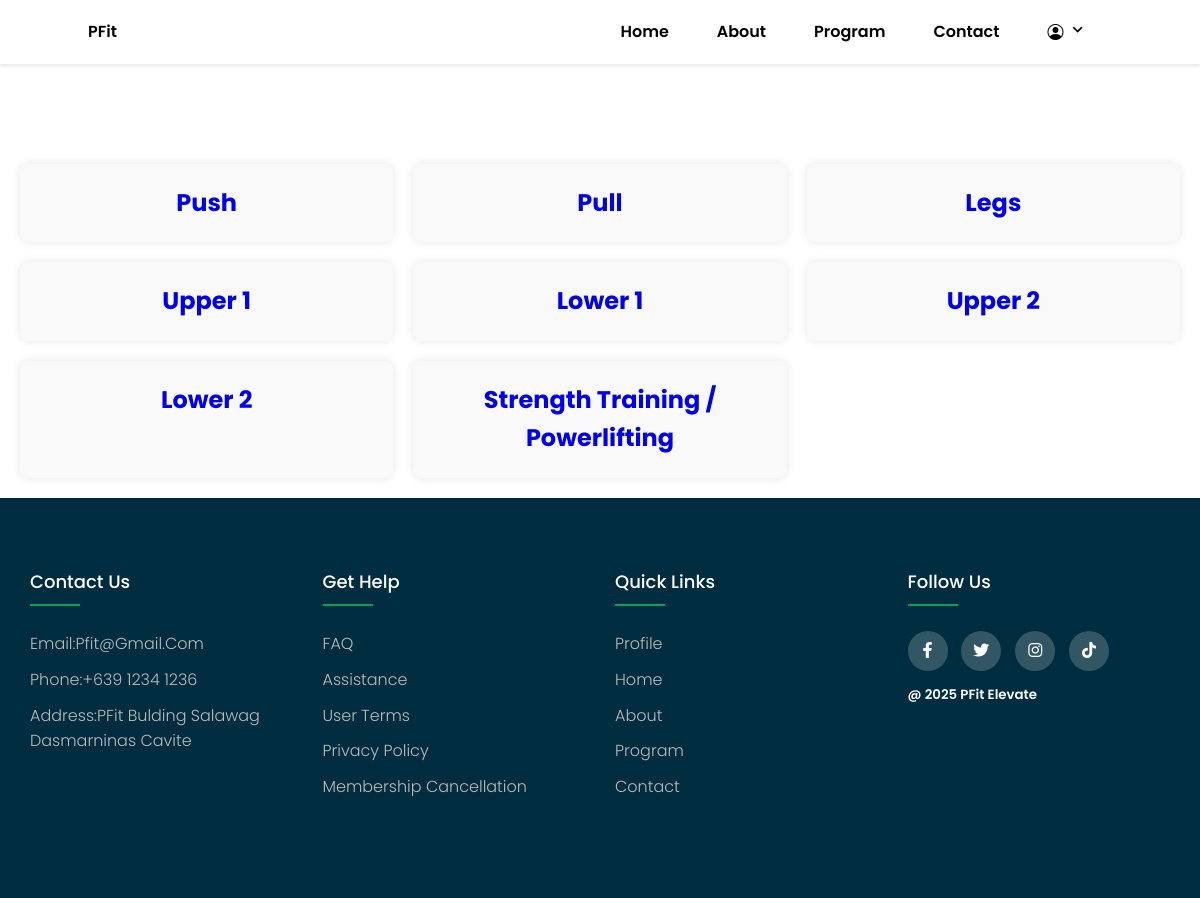
The app's page /workoutplans/ with its own data.
### app/models.py (models this page shows, shortened)
class WorkoutPlan(models.Model):
    workoutPlanID = models.AutoField(primary_key=True)
    workoutPlanName = models.CharField(max_length=100)
    workoutGoal = models.ManyToManyField(Goals)
    workoutPlanDescription = models.TextField()
    workoutProgram = models.TextField(max_length=1200)

### app/views.py (the view)
# urls.py: path('workoutplans/', WorkoutListView.as_view(), name='workoutplan_list'),
class WorkoutListView(ListView):
    model = WorkoutPlan
    context_object_name = 'workoutplan_detail'
    template_name = 'apps/homepages/workoutplanview.html'

### app/templates/apps/homepages/workoutplanview.html (shortened to what this page needs)
{% extends 'apps/homepages/homepagebase.html'%}
{% load static %}
{% block content%}
<link rel="stylesheet" href="{% static 'css/profile_info.css' %}">
<div class="detail-view">
    <div class="grid-container">
        {% for workoutplan in workoutplan_detail %}
            <div class="grid-item">
                <a href="{% url 'workoutplan_detail' workoutplan.pk %}">
                    <h2>{{ workoutplan.workoutPlanName }}</h2>
                </a>
            </div>
        {% endfor %}
    </div>
</div>
{% include 'apps/homepages/footer.html' %}
{% endblock content %}

### static/css/homepage.css (style rules this page uses)
* { box-sizing: border-box; }
body { margin: 0; font-family: 'Montserrat', sans-serif; line-height: 1.6; }

### static/css/navbar.css (style rules this page uses)
:root { --header-height: 3rem; --first-color: black; --first-color-light: #00A359; --dark-color: black; --white-color: black; --body-font: 'Montserrat', 'sans-serif'; --nav-name-font-size: 1.2rem; --normal-font-size: 1rem; --z-fixed: 100; }
* { box-sizing: border-box; }
@media screen and (min-width: 768px) { :root { --nav-name-font-size: 1rem; --normal-font-size: 1rem; } }
body { margin: var(--header-height) 0 0 0; font-family: var(--body-font); font-size: var(--normal-font-size); font-weight: 600; line-height: 1.6; }
a { text-decoration: none; }
@media screen and (min-width: 768px) { body { margin: 0; } }

### static/css/profile_info.css (style rules this page uses)
html { scroll-behavior: smooth ; scroll-padding: 120px; }
.detail-view { display: flex; justify-content: center; align-items: center; padding: 20px; margin-top: 12%; }
.grid-container { display: grid; grid-template-columns: repeat(3, 1fr); gap: 20px; width: 100%; max-width: 1200px; }
.grid-item { background-color: #f9f9f9; padding: 20px; border-radius: 8px; box-shadow: 0 0 10px rgba(0, 0, 0, 0.1); text-align: center; }
.grid-item h2 { margin: 0; font-size: 1.5em; }

### static/css/footer.css (style rules this page uses)
body { font-family: 'Poppins', sans-serif; }
* { margin:0; padding:0; box-sizing: border-box; }

### records on screen
WorkoutPlan: workoutPlanName "Push"
WorkoutPlan: workoutPlanName "Pull"
WorkoutPlan: workoutPlanName "Legs"
WorkoutPlan: workoutPlanName "Upper 1"
WorkoutPlan: workoutPlanName "Lower 1"
WorkoutPlan: workoutPlanName "Upper 2"
WorkoutPlan: workoutPlanName "Lower 2"
WorkoutPlan: workoutPlanName "Strength Training / Powerlifting"
